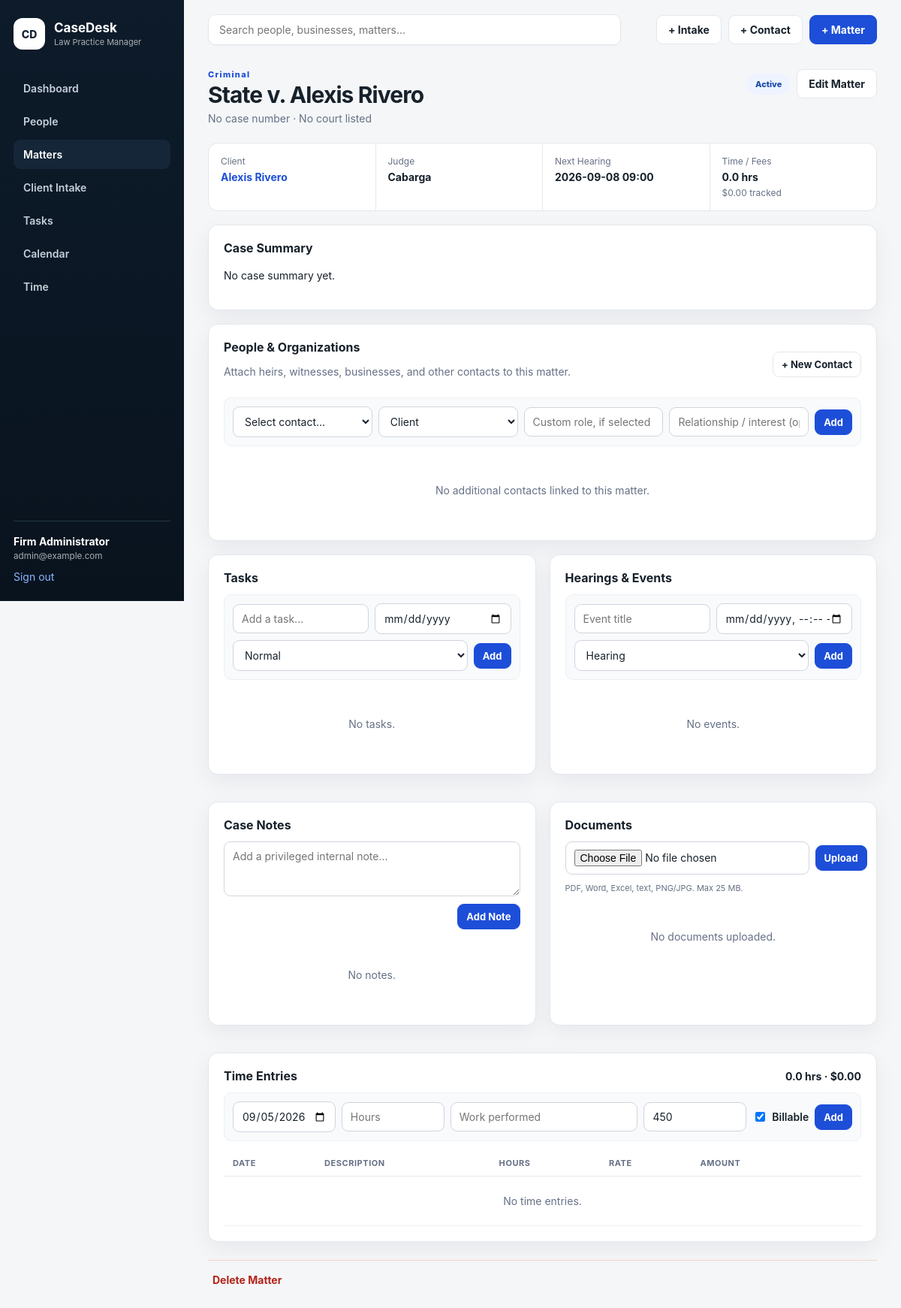
Screenshot of /matters/16 (signed in) with the database file from the repository.
### tables this page shows
CREATE TABLE users (
    id INTEGER PRIMARY KEY AUTOINCREMENT,
    name TEXT NOT NULL,
    email TEXT NOT NULL UNIQUE,
    password_hash TEXT NOT NULL,
    created_at TEXT NOT NULL DEFAULT CURRENT_TIMESTAMP
);

CREATE TABLE matters (
    id INTEGER PRIMARY KEY AUTOINCREMENT,
    client_id INTEGER NOT NULL,
    case_number TEXT,
    title TEXT NOT NULL,
    matter_type TEXT,
    court TEXT,
    judge TEXT,
    opposing_counsel TEXT,
    status TEXT NOT NULL DEFAULT 'Active'
        CHECK(status IN ('Active','Pending','Closed','Archived')),
    opened_date TEXT,
    next_hearing TEXT,
    description TEXT,
    created_at TEXT NOT NULL DEFAULT CURRENT_TIMESTAMP,
    updated_at TEXT NOT NULL DEFAULT CURRENT_TIMESTAMP,
    FOREIGN KEY(client_id) REFERENCES clients(id) ON DELETE RESTRICT
);

### app.py (the view)
@app.get("/matters/<int:matter_id>")
@login_required
def matter_detail(matter_id):
    db = get_db()
    matter = db.execute(
        """SELECT m.*, CASE WHEN p.person_type='Business' THEN p.organization_name
                             ELSE p.first_name || ' ' || p.last_name END AS client_name,
                  p.id AS client_person_id, p.email AS client_email, p.phone AS client_phone
           FROM matters m JOIN persons p ON p.client_id=m.client_id
           WHERE m.id=?""",
        (matter_id,),
    ).fetchone()
    if not matter:
        abort(404)
    tasks = db.execute(
        "SELECT * FROM tasks WHERE matter_id=? ORDER BY status, COALESCE(due_date,'9999-12-31')",
        (matter_id,),
    ).fetchall()
    notes = db.execute(
        "SELECT * FROM notes WHERE matter_id=? ORDER BY created_at DESC",
        (matter_id,),
    ).fetchall()
    events = db.execute(
        "SELECT * FROM events WHERE matter_id=? ORDER BY datetime(start_at)",
        (matter_id,),
    ).fetchall()
    documents = db.execute(
        "SELECT * FROM documents WHERE matter_id=? ORDER BY uploaded_at DESC",
        (matter_id,),
    ).fetchall()
    time_entries = db.execute(
        "SELECT * FROM time_entries WHERE matter_id=? ORDER BY work_date DESC, id DESC",
        (matter_id,),
    ).fetchall()
    totals = db.execute(
        """SELECT COALESCE(SUM(hours),0) AS hours,
                  COALESCE(SUM(CASE WHEN billable=1 THEN hours*rate ELSE 0 END),0) AS fees
           FROM time_entries WHERE matter_id=?""",
        (matter_id,),
    ).fetchone()
    matter_people = db.execute(
        """SELECT mp.*, p.person_type, p.organization_name, p.first_name, p.last_name,
                  p.email, p.phone
           FROM matter_people mp JOIN persons p ON p.id=mp.person_id
           WHERE mp.matter_id=?
           ORDER BY mp.role,
                    CASE WHEN p.person_type='Business' THEN p.organization_name ELSE p.last_name END,
                    p.first_name""",
        (matter_id,),
    ).fetchall()
    available_people = db.execute(
        """SELECT p.id, p.person_type, p.organization_name, p.first_name, p.last_name,
                  GROUP_CONCAT(pr.role, ', ') AS roles
           FROM persons p LEFT JOIN person_roles pr ON pr.person_id=p.id
           GROUP BY p.id
           ORDER BY CASE WHEN p.person_type='Business' THEN p.organization_name ELSE p.last_name END,
                    p.first_name"""
    ).fetchall()
    return render_template(
        "matter_detail.html",
        matter=matter,
        tasks=tasks,
        notes=notes,
        events=events,
        documents=documents,
        time_entries=time_entries,
        totals=totals,
        matter_people=matter_people,
        available_people=available_people,
        person_role_options=PERSON_ROLES,
    )

### app.py (called while the page is built)
def get_db():
    if "db" not in g:
        g.db = sqlite3.connect(app.config["DATABASE"])
        g.db.row_factory = sqlite3.Row
        g.db.execute("PRAGMA foreign_keys = ON")
    return g.db

def csrf_token():
    token = session.get("_csrf_token")
    if not token:
        token = secrets.token_urlsafe(32)
        session["_csrf_token"] = token
    return token

def csrf_field():
    return f'<input type="hidden" name="_csrf_token" value="{csrf_token()}">'

@app.context_processor
def inject_helpers():
    return {
        "csrf_field": csrf_field,
        "today": date.today().isoformat(),
    }

@app.before_request
def csrf_protect():
    if request.method == "POST":
        expected = session.get("_csrf_token")
        supplied = request.form.get("_csrf_token")
        if not expected or not supplied or not secrets.compare_digest(expected, supplied):
            abort(400, description="Invalid CSRF token.")

def login_required(view):
    @wraps(view)
    def wrapped_view(**kwargs):
        if "user_id" not in session:
            return redirect(url_for("login", next=request.path))
        return view(**kwargs)
    return wrapped_view

@app.before_request
def load_logged_in_user():
    g.user = None
    if "user_id" in session:
        g.user = get_db().execute(
            "SELECT id, name, email FROM users WHERE id = ?",
            (session["user_id"],)
        ).fetchone()

### templates/matter_detail.html (shortened to what this page needs)
{% extends "base.html" %}
{% block content %}
<div class="page-head">
  <div><p class="eyebrow">{{ matter.matter_type or 'MATTER' }}</p><h1>{{ matter.title }}</h1><p class="muted">{{ matter.case_number or 'No case number' }} · {{ matter.court or 'No court listed' }}</p></div>
  <div class="top-actions"><span class="badge status large">{{ matter.status }}</span><a class="button ghost" href="{{ url_for('matter_edit', matter_id=matter.id) }}">Edit Matter</a></div>
</div>
<div class="matter-summary">
  <div><span>Client</span><strong><a href="{{ url_for('person_detail', person_id=matter.client_person_id) }}">{{ matter.client_name }}</a></strong><small>{{ matter.client_phone or '' }}</small></div>
  <div><span>Judge</span><strong>{{ matter.judge or '—' }}</strong></div>
  <div><span>Next Hearing</span><strong>{{ matter.next_hearing.replace('T',' ') if matter.next_hearing else 'Not scheduled' }}</strong></div>
  <div><span>Time / Fees</span><strong>{{ "%.1f"|format(totals.hours) }} hrs</strong><small>${{ "%.2f"|format(totals.fees) }} tracked</small></div>
</div>
<section class="card"><h2>Case Summary</h2><p class="preline">{{ matter.description or 'No case summary yet.' }}</p></section>
<section class="card" id="people">
  <div class="card-head"><div><h2>People & Organizations</h2><p class="muted">Attach heirs, witnesses, businesses, and other contacts to this matter.</p></div><a class="button ghost small" href="{{ url_for('person_new', matter_id=matter.id) }}">+ New Contact</a></div>
  <form method="post" action="{{ url_for('matter_person_add', matter_id=matter.id) }}" class="quick-form">
    <select name="person_id" required><option value="">Select contact…</option></select>
    <select name="role" required>{% for role in person_role_options %}<option>{{ role }}</option>{% endfor %}<option>Custom</option></select>
    <input name="custom_role" placeholder="Custom role, if selected">
    <input name="relationship_notes" placeholder="Relationship / interest (optional)">
    <button class="button small" type="submit">Add</button>
  </form>
  <div class="list compact">{% for p in matter_people %}<div class="list-row"><div><strong><a href="{{ url_for('person_detail', person_id=p.person_id) }}">{{ p.organization_name if p.person_type=='Business' else p.first_name ~ ' ' ~ p.last_name }}</a></strong><small>{{ p.role }}{% if p.relationship_notes %} · {{ p.relationship_notes }}{% endif %}</small></div><form method="post" action="{{ url_for('matter_person_delete', matter_id=matter.id, person_id=p.person_id) }}" onsubmit="return confirm('Remove this contact from the matter?')">{{ csrf_field()|safe }}<input type="hidden" name="role" value="{{ p.role }}"><button class="icon-button danger-text">×</button></form></div>{% else %}<p class="empty">No additional contacts linked to this matter.</p>{% endfor %}</div>
</section>
<div class="grid two">
<section class="card" id="tasks">
  <div class="card-head"><h2>Tasks</h2></div>
  <form method="post" action="{{ url_for('task_new') }}" class="quick-form">
    <input name="title" placeholder="Add a task..." required><input type="date" name="due_date">
    <select name="priority"><option>Normal</option><option>High</option><option>Urgent</option><option>Low</option></select>
    <button class="button small" type="submit">Add</button>
  </form>
  <div class="list compact">{% for task in tasks %}
    <div class="list-row">
      <div><strong class="{{ 'done' if task.status=='Completed' else '' }}">{{ task.title }}</strong><small>{{ task.due_date or 'No due date' }} · {{ task.assigned_to or 'Unassigned' }}</small></div>
      <div class="row-actions"><span class="badge {{ task.priority|lower }}">{{ task.priority }}</span>
      <form method="post" action="{{ url_for('task_toggle', task_id=task.id) }}">{{ csrf_field()|safe }}<button class="icon-button" title="Toggle complete">✓</button></form>
      <form method="post" action="{{ url_for('task_delete', task_id=task.id) }}" onsubmit="return confirm('Delete task?')">{{ csrf_field()|safe }}<button class="icon-button danger-text">×</button></form></div>
    </div>
  {% else %}<p class="empty">No tasks.</p>{% endfor %}</div>
</section>
<section class="card" id="events">
  <div class="card-head"><h2>Hearings & Events</h2></div>
  <form method="post" action="{{ url_for('event_new') }}" class="quick-form">
    <input name="title" placeholder="Event title" required><input type="datetime-local" name="start_at" required>
    <select name="event_type"><option>Hearing</option><option>Deposition</option><option>Trial</option><option>Mediation</option><option>Deadline</option><option>Meeting</option></select>
    <button class="button small" type="submit">Add</button>
  </form>
  <div class="list compact">{% for event in events %}
    <div class="list-row"><div><strong>{{ event.title }}</strong><small>{{ event.start_at.replace('T',' ') }}{% if event.location %} · {{ event.location }}{% endif %}</small></div><div class="row-actions"><span class="badge">{{ event.event_type }}</span><form method="post" action="{{ url_for('event_delete', event_id=event.id) }}" onsubmit="return confirm('Delete event?')">{{ csrf_field()|safe }}<button class="icon-button danger-text">×</button></form></div></div>
  {% else %}<p class="empty">No events.</p>{% endfor %}</div>
</section>
</div>
<div class="grid two">
<section class="card" id="notes">
  <div class="card-head"><h2>Case Notes</h2></div>
  <form method="post" action="{{ url_for('note_new', matter_id=matter.id) }}" class="stack">
    {{ csrf_field()|safe }}<textarea name="body" rows="3" placeholder="Add a privileged internal note..." required></textarea><button class="button small align-right" type="submit">Add Note</button>
  </form>
  <div class="notes">{% for note in notes %}
    <article class="note"><p class="preline">{{ note.body }}</p><footer>{{ note.created_by }} · {{ note.created_at }}<form method="post" action="{{ url_for('note_delete', note_id=note.id) }}" onsubmit="return confirm('Delete note?')">{{ csrf_field()|safe }}<button class="link-button danger-text">Delete</button></form></footer></article>
  {% else %}<p class="empty">No notes.</p>{% endfor %}</div>
</section>
<section class="card" id="documents">
  <div class="card-head"><h2>Documents</h2></div>
  <form method="post" enctype="multipart/form-data" action="{{ url_for('document_upload', matter_id=matter.id) }}" class="upload-form">
    {{ csrf_field()|safe }}<input type="file" name="file" required><button class="button small" type="submit">Upload</button>
  </form>
  <p class="hint">PDF, Word, Excel, text, PNG/JPG. Max 25 MB.</p>
  <div class="list compact">{% for doc in documents %}
    <div class="list-row"><div><a class="strong-link" href="{{ url_for('document_download', document_id=doc.id) }}">{{ doc.original_name }}</a><small>{{ doc.uploaded_by }} · {{ doc.uploaded_at }}</small></div><form method="post" action="{{ url_for('document_delete', document_id=doc.id) }}" onsubmit="return confirm('Delete document?')">{{ csrf_field()|safe }}<button class="icon-button danger-text">×</button></form></div>
  {% else %}<p class="empty">No documents uploaded.</p>{% endfor %}</div>
</section>
</div>
<section class="card" id="time">
  <div class="card-head"><h2>Time Entries</h2><strong>{{ "%.1f"|format(totals.hours) }} hrs · ${{ "%.2f"|format(totals.fees) }}</strong></div>
  <form method="post" action="{{ url_for('time_new') }}" class="quick-form time-form">
    <input type="date" name="work_date" value="{{ today }}" required><input type="number" step="0.1" min="0.1" name="hours" placeholder="Hours" required>
    <input name="description" placeholder="Work performed" required><input type="number" step="0.01" min="0" name="rate" value="450" placeholder="Rate">
    <label class="checkbox"><input type="checkbox" name="billable" checked> Billable</label><button class="button small" type="submit">Add</button>
  </form>
  <div class="table-wrap"><table><thead><tr><th>Date</th><th>Description</th><th>Hours</th><th>Rate</th><th>Amount</th><th></th></tr></thead><tbody>
  {% for entry in time_entries %}<tr><td>{{ entry.work_date }}</td><td>{{ entry.description }}</td><td>{{ "%.1f"|format(entry.hours) }}</td><td>{{ '$%.2f'|format(entry.rate) if entry.billable else 'Nonbillable' }}</td><td>{{ '$%.2f'|format(entry.hours*entry.rate) if entry.billable else '—' }}</td><td><form method="post" action="{{ url_for('time_delete', entry_id=entry.id) }}" onsubmit="return confirm('Delete time entry?')">{{ csrf_field()|safe }}<button class="icon-button danger-text">×</button></form></td></tr>
  {% else %}<tr><td colspan="6" class="empty">No time entries.</td></tr>{% endfor %}
  </tbody></table></div>
</section>
<section class="danger-zone"><form method="post" action="{{ url_for('matter_delete', matter_id=matter.id) }}" onsubmit="return confirm('Delete this matter and all related tasks, notes, events, documents, and time?');">{{ csrf_field()|safe }}<button class="danger-button" type="submit">Delete Matter</button></form></section>
{% endblock %}

### templates/base.html (shortened to what this page needs)
<!doctype html>
<html lang="en">
<head>
  <link rel="stylesheet" href="{{ url_for('static', filename='styles.css') }}">
</head>
<body>
{% if g.user %}
<div class="app-shell">
  <aside class="sidebar">
    <a class="brand" href="{{ url_for('dashboard') }}">
      <span class="brand-mark">CD</span>
      <span><strong>CaseDesk</strong><small>Law Practice Manager</small></span>
    </a>
    <nav>
      <a class="{{ 'active' if request.endpoint=='dashboard' else '' }}" href="{{ url_for('dashboard') }}">Dashboard</a>
      <a class="{{ 'active' if request.endpoint in ['people','person_new','person_detail','person_edit'] else '' }}" href="{{ url_for('people') }}">People</a>
      <a class="{{ 'active' if request.endpoint in ['matters','matter_new','matter_detail','matter_edit'] else '' }}" href="{{ url_for('matters') }}">Matters</a>
      <a class="{{ 'active' if request.endpoint in ['intakes','intake_choose','intake_new','intake_edit','intake_detail'] else '' }}" href="{{ url_for('intakes') }}">Client Intake</a>
      <a class="{{ 'active' if request.endpoint=='tasks' else '' }}" href="{{ url_for('tasks') }}">Tasks</a>
      <a class="{{ 'active' if request.endpoint=='calendar' else '' }}" href="{{ url_for('calendar') }}">Calendar</a>
      <a class="{{ 'active' if request.endpoint=='time_entries' else '' }}" href="{{ url_for('time_entries') }}">Time</a>
    </nav>
    <div class="sidebar-user">
      <div><strong>{{ g.user['name'] }}</strong><small>{{ g.user['email'] }}</small></div>
      <form method="post" action="{{ url_for('logout') }}">
        <button class="link-button" type="submit">Sign out</button>
      </form>
    </div>
  </aside>
  <main class="content">
    <header class="topbar">
      <form class="search" method="get" action="{{ url_for('global_search') }}">
        <input name="q" placeholder="Search people, businesses, matters..." value="{{ request.args.get('q','') if request.endpoint=='global_search' else '' }}">
      </form>
      <div class="top-actions">
        <a class="button ghost" href="{{ url_for('intake_choose') }}">+ Intake</a>
        <a class="button ghost" href="{{ url_for('person_new') }}">+ Contact</a>
        <a class="button" href="{{ url_for('matter_new') }}">+ Matter</a>
      </div>
    </header>
    {% block content %}{% endblock %}
  </main>
</div>
{% else %}
  {% block auth_content %}{% endblock %}
{% endif %}
</body>
</html>

### rows the page displays
users: user.name "Firm Administrator", user.email "admin@example.com"
matters: matter_type "Criminal", title "State v. Alexis Rivero", case_number "No case number", court "No court listed", status "Active", judge "Cabarga", next_hearing "2026-09-08 09:00", description "No case summary yet."

### other values shown
{{ matter.client_name }} "Alexis Rivero"
{{ "%.1f"|format(totals.hours) }} "0.0"
{{ "%.2f"|format(totals.fees) }} "0.00"
form field role "Client"
